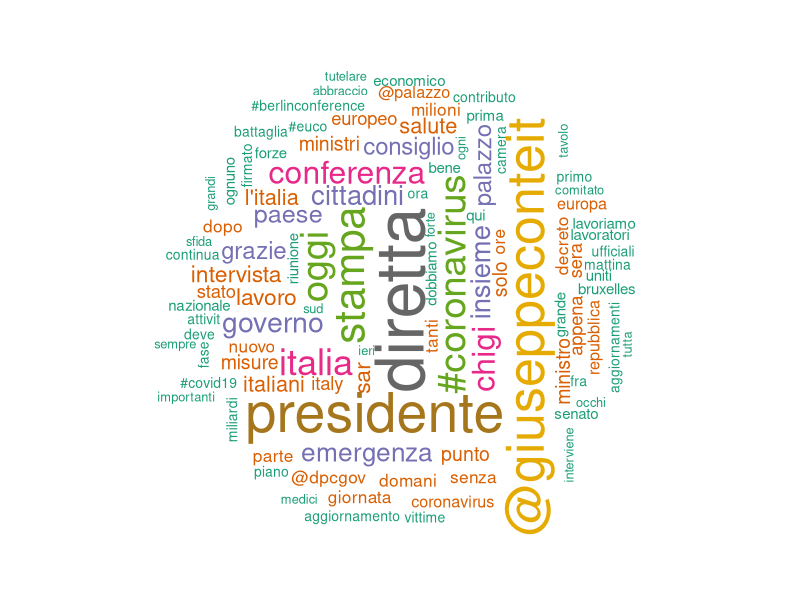
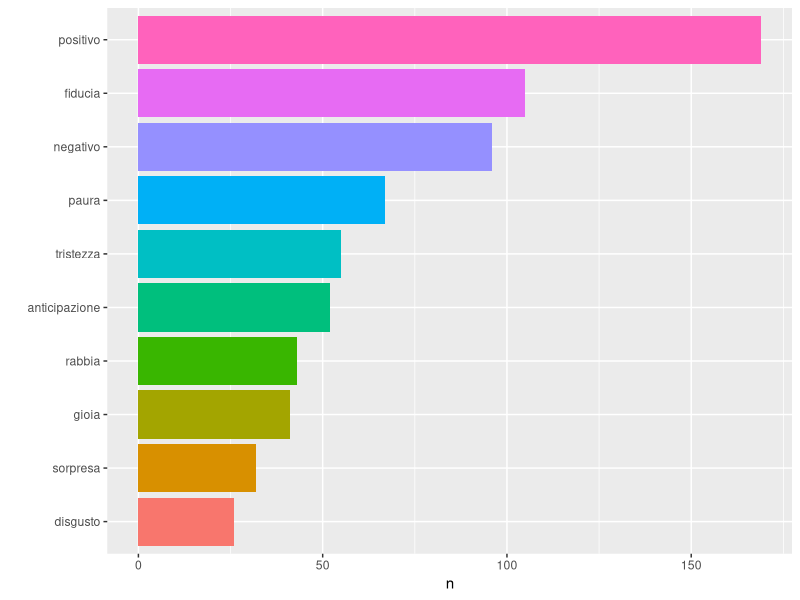
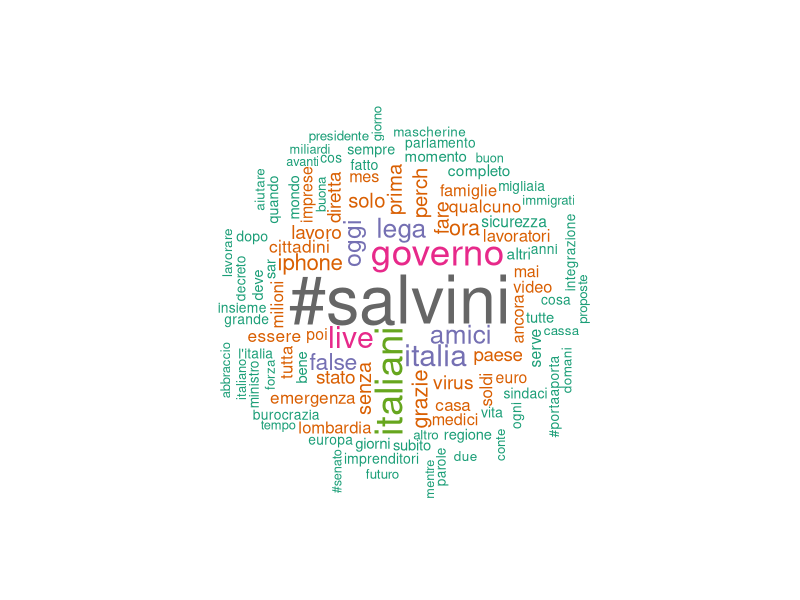
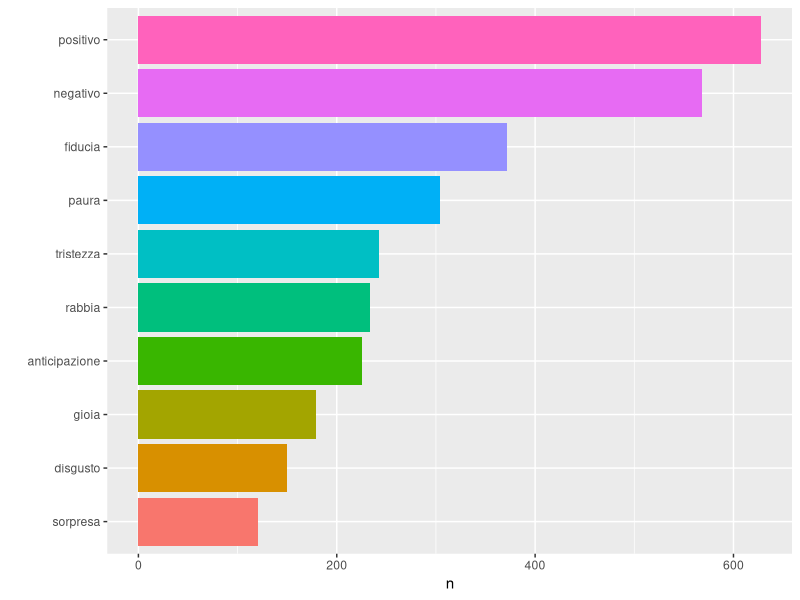
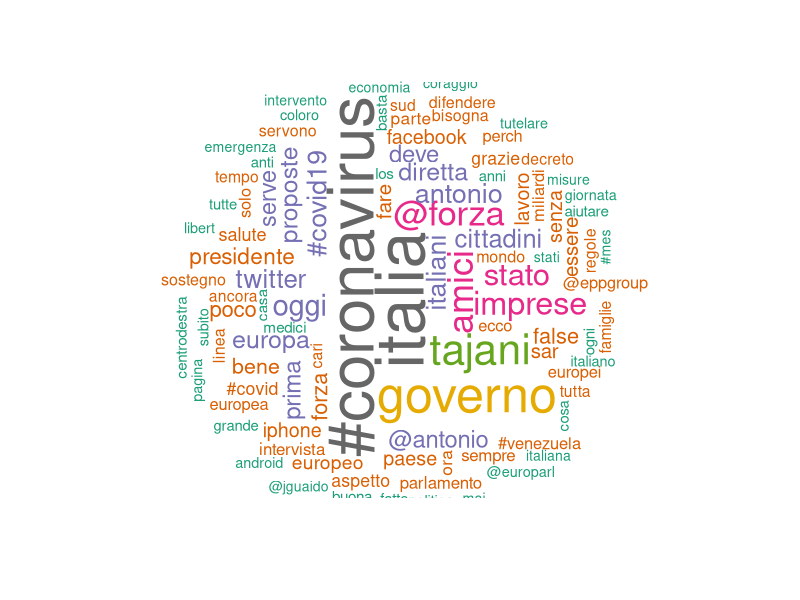
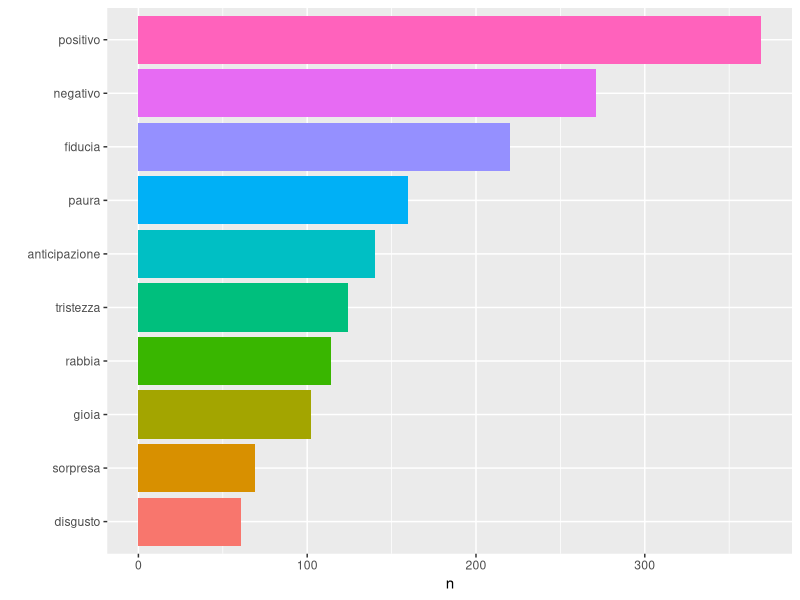
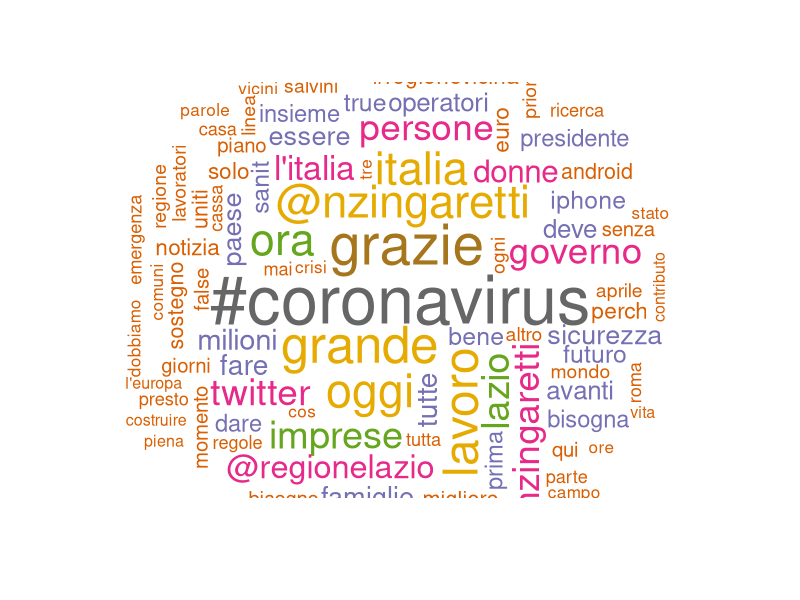
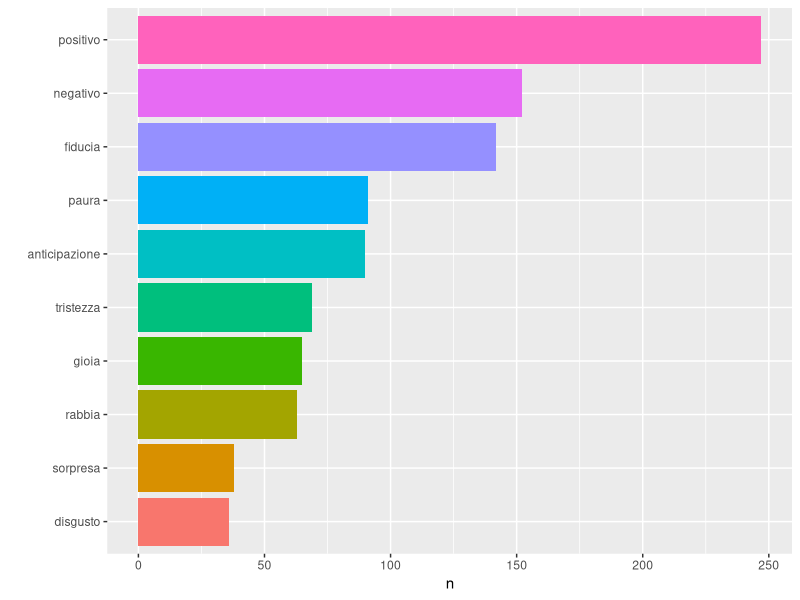

The R source for these figures, in order:
## ---- chunk 1
# load other packages
library(tidyverse)
library(lubridate)
library(tidyr)
library(scales)
library(tidytext)
library(gridExtra)

# package for stopwords in italian
# install.packages("tm")
library(tm)
stopparole <- tm::stopwords("italian")

# word cloud
library(wordcloud)

knitr::opts_chunk$set(fig.pos = "H")
knitr::opts_chunk$set(echo = FALSE)
## ---- chunk 2
# load datsframe
conte <- read.table("conte.txt", header=TRUE, sep = ";", fill = TRUE)
salvini <- read.table("salvini.txt", header=TRUE, sep = ";", fill = TRUE)
zingaretti <- read.table("zingaretti.txt", header=TRUE, sep = ";", fill = TRUE)
tajani <- read.table("tajani.txt", header=TRUE, sep = ";", fill = TRUE)

# from factor to character
conte[] <- lapply(conte, as.character)
salvini[] <- lapply(salvini, as.character)
zingaretti[] <- lapply(zingaretti, as.character)
tajani[] <- lapply(tajani, as.character)
## ---- chunk 3
tweet <- bind_rows(conte, salvini, zingaretti, tajani)
nomi <- c("GiuseppeConteIT", "matteosalvinimi", "nzingaretti", "Antonio_Tajani" )
tweet <- tweet %>% filter(screen_name %in% nomi)
basic_stat <- tweet %>% group_by(screen_name) %>% summarise(
            tweet = n(),
            retweet = mean(as.numeric(retweet_count), na.rm = TRUE)) %>% arrange(desc(retweet))
# basic_stat <- basic_stat %>% filter(!screen_name == "" & !screen_name == "FALSE")

knitr::kable(basic_stat, row.names=FALSE,  digits = 0, format = "pandoc",
                   caption = "Tweet - statistiche descrittive")

pattern <- "([^A-Za-z\\d#@']|'(?![A-Za-z\\d#@]))"

# word analysis
# identify the single words in each tweets and build separate database for them
words_filter <- function(dataset){
  dataset %>%
    mutate(text = str_replace_all(text, #remove link to pictures
                                  "https://t.co/[A-Za-z\\d]+|&amp;", "")) %>%
    unnest_tokens(word, text, token = "regex", pattern = pattern) %>%
    filter(!word %in% stopparole & 
             !str_detect(word, "^\\d+[A-Za-z]*\\d*[A-Za-z]*\\d*$") &
             !str_detect(word, "^[A-Za-z]{1,2}$")) %>% 
    filter(!word %in% stop_words$word & !word == "fe0f") %>%
    select(word)
}

conte_w <- words_filter(conte)
salvini_w <- words_filter(salvini)
zingaretti_w <- words_filter(zingaretti)
tajani_w <- words_filter(tajani)

# what are the most common used words?
conte_count <- conte_w %>% count(word) %>% arrange(desc(n))
salvini_count <- salvini_w %>% count(word) %>% arrange(desc(n)) %>%
  filter(word != "matteosalvinimi" & word != "twitter")
zingaretti_count <- zingaretti_w %>% count(word) %>% arrange(desc(n)) 
tajani_count <- tajani_w %>% count(word) %>% arrange(desc(n)) 

nrc <- read.table("nrc_en_it.txt", sep = ";", header = TRUE, quote = "")
# function for sentiment analysis
sentiment_analysis <- function(dataset){
  sentiment_counts <- dataset %>%
    left_join(nrc, by = "word") %>%
    count(sentiment) %>%
    filter(!sentiment == "NA") %>% arrange(desc(n)) %>%
    mutate(prct = round(n/sum(n)*100, digits = 1))
  sentiment_counts
} 
## ---- chunk 4
wcl <- wordcloud(conte_count$word, conte_count$n, min.freq = 3,
          max.words=100, random.order=FALSE, rot.per=0.3,
          colors=brewer.pal(8, "Dark2"))
## ---- chunk 5
conte_sent <- sentiment_analysis(conte_count)
sent <- conte_sent %>% mutate(sentiment = reorder(sentiment, n)) %>%
        ggplot(aes(x = sentiment, y = n)) +
        geom_bar(aes(fill = sentiment), stat = "identity") +
        coord_flip() + xlab("") +
        theme(legend.position = "none")

sent
#knitr::kable(conte_sent, row.names=FALSE,  digits = 1, format = "pandoc",
#                   caption = "Sentiment analysis - tweet di @GiuseppeConteIT")
## ---- chunk 6
wcl <- wordcloud(salvini_count$word, salvini_count$n, min.freq = 3,
          max.words=100, random.order=FALSE, rot.per=0.3,
          colors=brewer.pal(8, "Dark2"))
## ---- chunk 7
salvini_sent <- sentiment_analysis(salvini_count)
sent <- salvini_sent %>% mutate(sentiment = reorder(sentiment, n)) %>%
        ggplot(aes(x = sentiment, y = n)) +
        geom_bar(aes(fill = sentiment), stat = "identity") +
        coord_flip() + xlab("") +
        theme(legend.position = "none")
sent
#grid.arrange(wcl, sent, ncol = 2)

#knitr::kable(salvini_sent, row.names=FALSE,  digits = 1, format = "pandoc",
#                   caption = "Sentiment analysis - tweet di @matteosalvinimi")
## ---- chunk 8
wcl <- wordcloud(tajani_count$word, tajani_count$n, min.freq = 3,
          max.words=100, random.order=FALSE, rot.per=0.3,
          colors=brewer.pal(8, "Dark2"))
## ---- chunk 9
tajani_sent <- sentiment_analysis(tajani_count)
sent <- tajani_sent %>% mutate(sentiment = reorder(sentiment, n)) %>%
        ggplot(aes(x = sentiment, y = n)) +
        geom_bar(aes(fill = sentiment), stat = "identity") +
        coord_flip() + xlab("") +
        theme(legend.position = "none")
sent
#knitr::kable(tajani_sent, row.names=FALSE,  digits = 1, format = "pandoc",
#                   caption = "Sentiment analysis - tweet di @Antonio_Tajani")
## ---- chunk 10
wcl <- wordcloud(zingaretti_count$word, zingaretti_count$n, min.freq = 4,
          max.words=100, random.order=FALSE, rot.per=0.3,
          colors=brewer.pal(8, "Dark2"))
## ---- chunk 11
zingaretti_sent <- sentiment_analysis(zingaretti_count)
sent <- zingaretti_sent %>% mutate(sentiment = reorder(sentiment, n)) %>%
        ggplot(aes(x = sentiment, y = n)) +
        geom_bar(aes(fill = sentiment), stat = "identity") +
        coord_flip() + xlab("") +
        theme(legend.position = "none")
sent
#knitr::kable(zingaretti_sent, row.names=FALSE,  digits = 1, format = "pandoc",
#                   caption = "Sentiment analysis - tweet di @nzingaretti")
